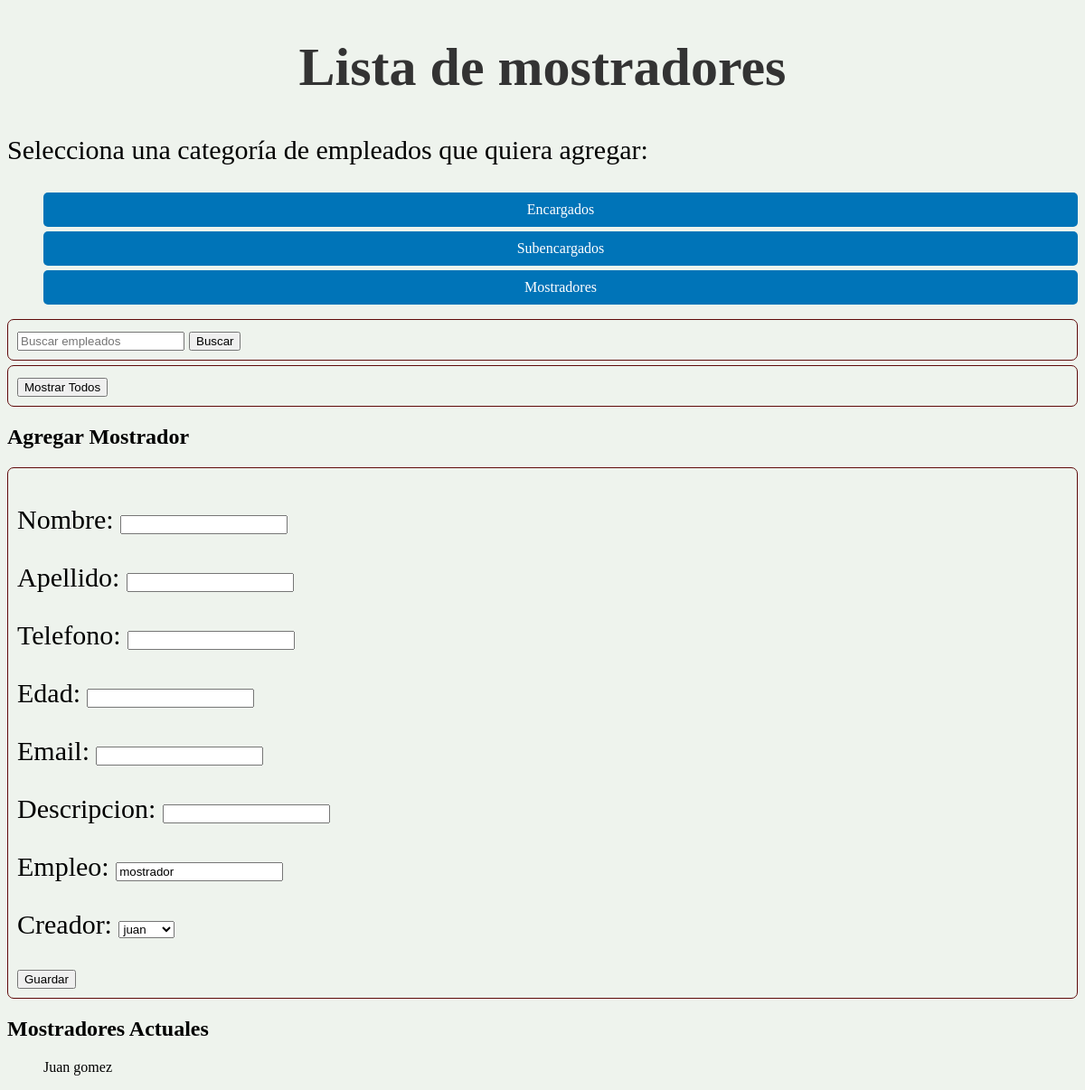
Page /empleados/mostradores/ (signed in) on the earlier database version.
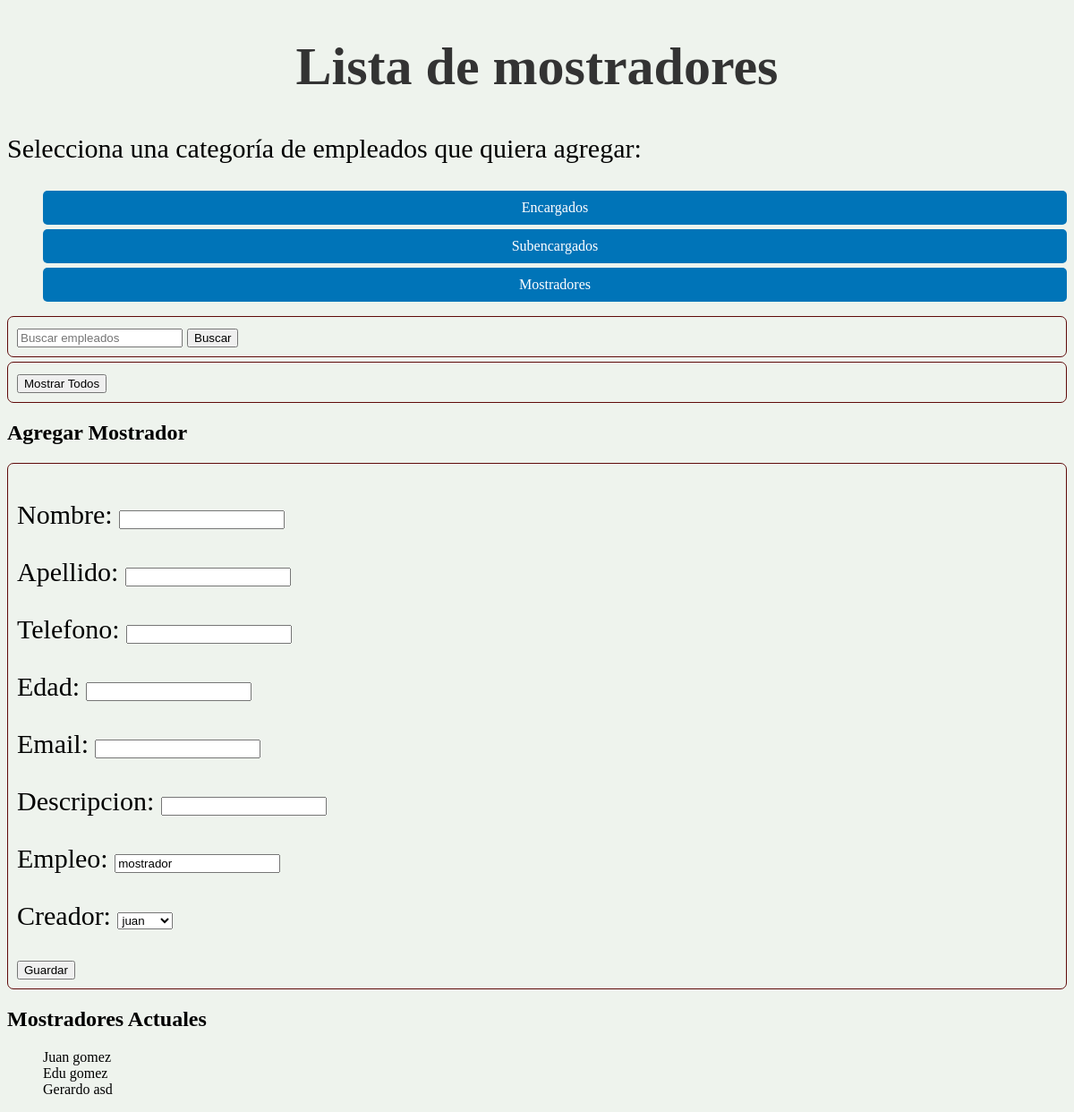
Same page on the later database version.
### empleados/models.py (models this page shows)
class mostrador(models.Model):
    Nombre = models.CharField(max_length=64)
    Apellido = models.CharField(max_length=64)
    telefono = models.CharField(max_length=20)
    edad = models.IntegerField()
    email = models.EmailField()
    descripcion = models.CharField(max_length=10)
    empleo = models.CharField(max_length=64, default='mostrador')
    creador = models.ForeignKey(User, on_delete=models.SET_NULL, null=True)

### empleados/views.py (the view)
# urls.py: path('mostradores/', views.mostradores, name='mostradores'),
@login_required
def mostradores(request):
    if request.method == 'POST':
        form = MostradorForm(request.POST)
        if form.is_valid():
            nuevo_mostrador = form.save(commit=False)
            nuevo_mostrador.creador = request.user
            nuevo_mostrador.save()
            return redirect('mostradores')
    else:
        form = MostradorForm(initial={'creador': request.user})
    mostradores = mostrador.objects.all()
    return render(request, 'mostradores.html', {'mostradores': mostradores, 'form': form})

### empleados/forms.py (shortened to what this page needs)
class MostradorForm(forms.ModelForm):
    class Meta:
        model = mostrador
        fields = '__all__'

### empleados/templates de empleados/mostradores.html (shortened to what this page needs)
{% extends 'base.html' %}
{% block heading %}Lista de mostradores{% endblock %}
{% block content %}
  <h2>Agregar Mostrador</h2>
  <form method="post">
    {{ form.as_p }}
    <button type="submit">Guardar</button>
  </form>
  <h2>Mostradores Actuales</h2>
  <ul>
    {% for mostrador in mostradores %}
      <li>{{ mostrador.Nombre }} {{ mostrador.Apellido }}</li>
    {% endfor %}
  </ul>
{% endblock %}

Differences in the rows shown:
added mostrador: Nombre "Edu", Apellido "gomez"
added mostrador: Nombre "Gerardo", Apellido "asd"
